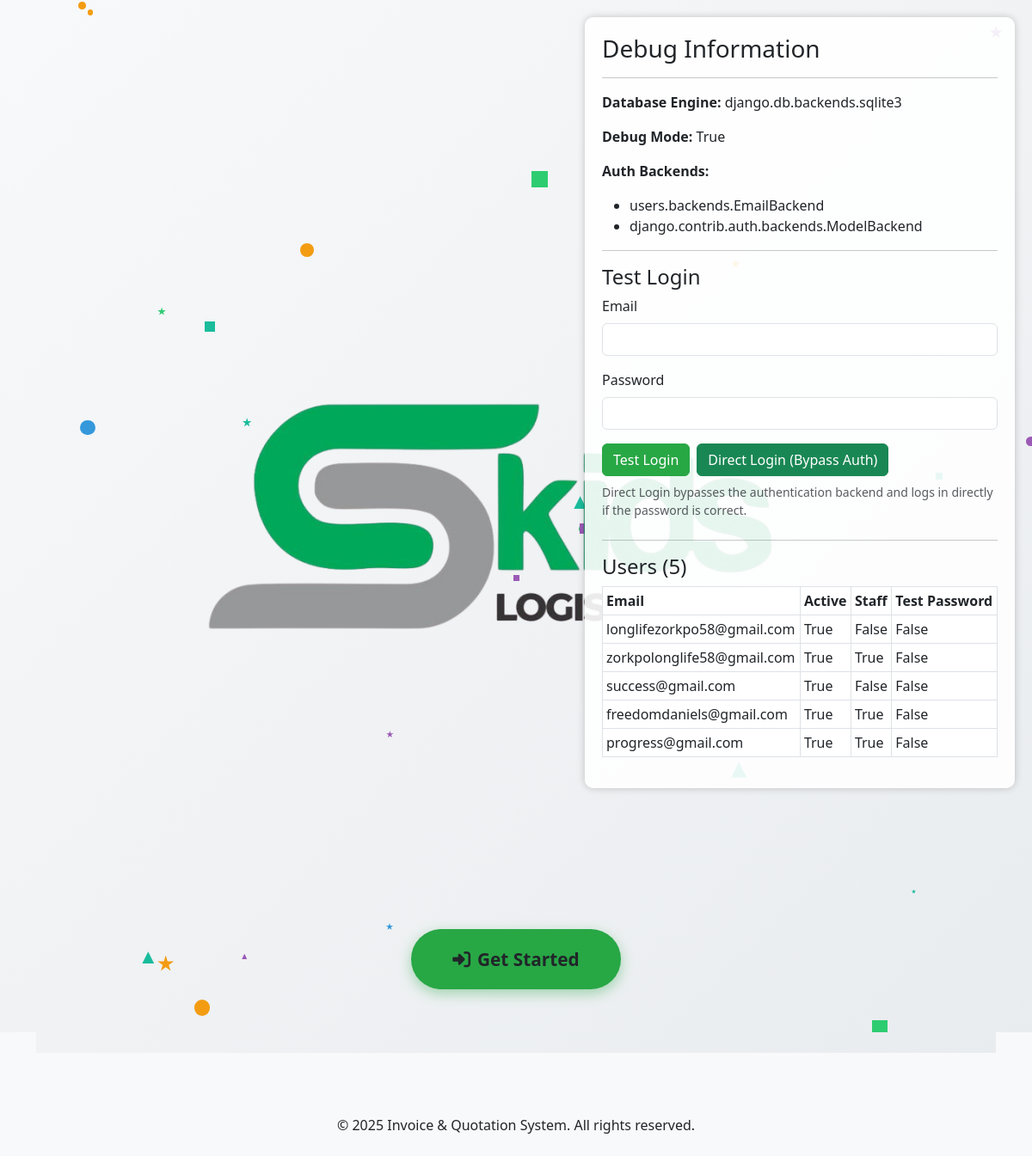
Before: /debug-auth/ with the older database file.
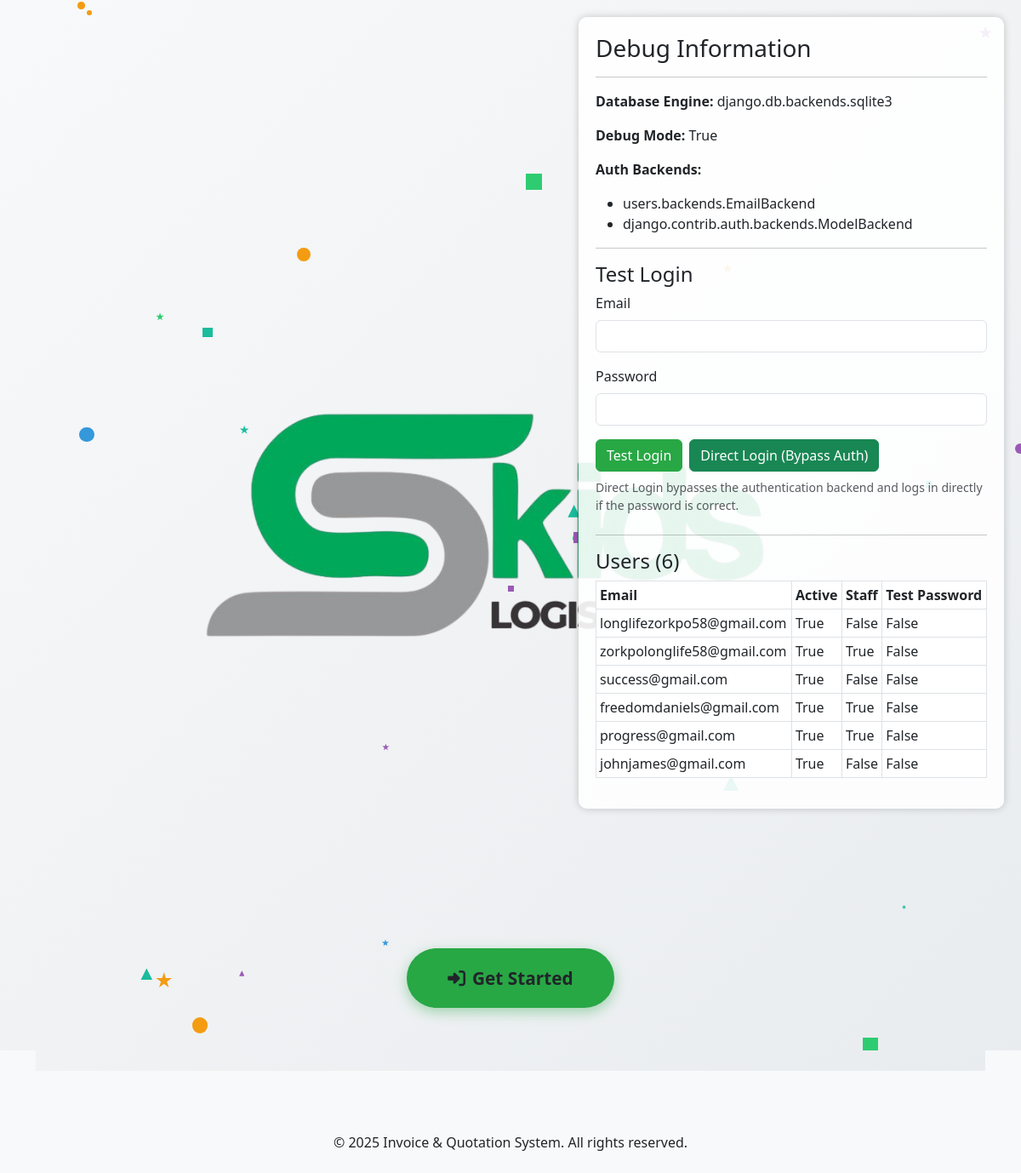
After: the same page with the newer database file.
### users/models.py (models this page shows, shortened)
class CustomUser(AbstractUser):
    ROLE_CHOICES = (
        ('Admin', 'Admin'),
        ('User', 'User'),
    )
    email = models.EmailField(_('email address'), unique=True)
    role = models.CharField(max_length=10, choices=ROLE_CHOICES, default='User')
    profile_picture = models.ImageField(upload_to='profile_pics/', null=True, blank=True)
    USERNAME_FIELD = 'email'
    REQUIRED_FIELDS = ['first_name', 'last_name']
    objects = CustomUserManager()

### users/views.py (the view, shortened to what this page needs)
# urls.py: path('debug-auth/', views.debug_auth, name='debug_auth'),
def debug_auth(request):
    import logging
    logger = logging.getLogger('users')
    import os
    logger.debug(f"DEBUG setting: {os.environ.get('DEBUG', 'Not set')}")
    logger.debug(f"RENDER environment: {os.environ.get('RENDER', 'Not set')}")
    from django.conf import settings
    db_engine = settings.DATABASES['default']['ENGINE']
    logger.debug(f"Database engine: {db_engine}")
    from django.db import connection
    try:
        connection.ensure_connection()
        logger.debug("Database connection successful")
    except Exception as e:
        logger.error(f"Database connection error: {str(e)}")
    logger.debug(f"Authentication backends: {settings.AUTHENTICATION_BACKENDS}")
    from users.models import CustomUser
    users = CustomUser.objects.all()
    logger.debug(f"Total users in database: {users.count()}")
    debug_info = {
        'total_users': users.count(),
        'users': [],
        'db_engine': db_engine,
        'auth_backends': settings.AUTHENTICATION_BACKENDS,
        'debug_mode': settings.DEBUG,
    }
    test_email = request.POST.get('test_email', '')
    test_password = request.POST.get('test_password', '')
    direct_login = request.POST.get('direct_login', '') == 'true'
    test_result = None
    for user in users:
        logger.debug(f"User: {user.email}, active: {user.is_active}, staff: {user.is_staff}")
        default_test_password = 'test123'  # A test password to try
        password_valid = user.check_password(default_test_password)
        logger.debug(f"Default password test for {user.email}: {password_valid}")
        debug_info['users'].append({
            'email': user.email,
            'active': user.is_active,
            'staff': user.is_staff,
            'test_password_valid': password_valid
        })
    return render(request, 'users/landing.html', {
        'debug': True,
        'debug_info': debug_info,
        'test_result': test_result
    })

### templates/users/landing.html (shortened to what this page needs)
{% extends 'base.html' %}
{% load static %}
{% block content %}
<div class="landing-hero">
    <div class="logo-section" id="logo-animation-container">
        <img src="{% static 'images/skids_logo.png' %}" alt="Skids Logistics Logo" class="main-logo" id="animated-logo">
        <div style="position: absolute; bottom: 50px; z-index: 10;">
            <a href="{% url 'login' %}" class="btn btn-primary-custom" style="padding: 1.2rem 3rem; font-size: 1.3rem; box-shadow: 0 5px 15px rgba(40, 167, 69, 0.4);">
                <i class="fas fa-sign-in-alt me-2"></i>Get Started
            </a>
        </div>
        {% if debug %}
        <div style="position: absolute; top: 20px; right: 20px; z-index: 100; background: rgba(255,255,255,0.9); padding: 20px; border-radius: 10px; box-shadow: 0 0 10px rgba(0,0,0,0.2); text-align: left; max-width: 500px; max-height: 80vh; overflow-y: auto;">
            <h3>Debug Information</h3>
            <hr>
            <p><strong>Database Engine:</strong> {{ debug_info.db_engine }}</p>
            <p><strong>Debug Mode:</strong> {{ debug_info.debug_mode }}</p>
            <p><strong>Auth Backends:</strong></p>
            <ul>
                {% for backend in debug_info.auth_backends %}
                <li>{{ backend }}</li>
                {% endfor %}
            </ul>
            <hr>
            <h4>Test Login</h4>
            <form method="post" action="{% url 'debug_auth' %}" class="mb-4">
                <div class="mb-3">
                    <label for="test_email" class="form-label">Email</label>
                    <input type="email" class="form-control" id="test_email" name="test_email" required>
                </div>
                <div class="mb-3">
                    <label for="test_password" class="form-label">Password</label>
                    <input type="password" class="form-control" id="test_password" name="test_password" required>
                </div>
                <div class="d-flex gap-2">
                    <button type="submit" class="btn btn-primary">Test Login</button>
                    <button type="submit" class="btn btn-success" name="direct_login" value="true">Direct Login (Bypass Auth)</button>
                </div>
                <small class="text-muted d-block mt-2">Direct Login bypasses the authentication backend and logs in directly if the password is correct.</small>
            </form>
            <hr>
            <h4>Users ({{ debug_info.total_users }})</h4>
            <table class="table table-sm table-bordered">
                <thead>
                    <tr>
                        <th>Email</th>
                        <th>Active</th>
                        <th>Staff</th>
                        <th>Test Password</th>
                    </tr>
                </thead>
                <tbody>
                    {% for user in debug_info.users %}
                    <tr>
                        <td>{{ user.email }}</td>
                        <td>{{ user.active }}</td>
                        <td>{{ user.staff }}</td>
                        <td>{{ user.test_password_valid }}</td>
                    </tr>
                    {% endfor %}
                </tbody>
            </table>
        </div>
        {% endif %}
    </div>
    </div>
</div>
{% endblock %}

Changed rows visible on the page:
added CustomUser: email "johnjames@gmail.com"
Other visible differences:
{{ debug_info.total_users }}: "5" → "6"
new list line: "True False False"
